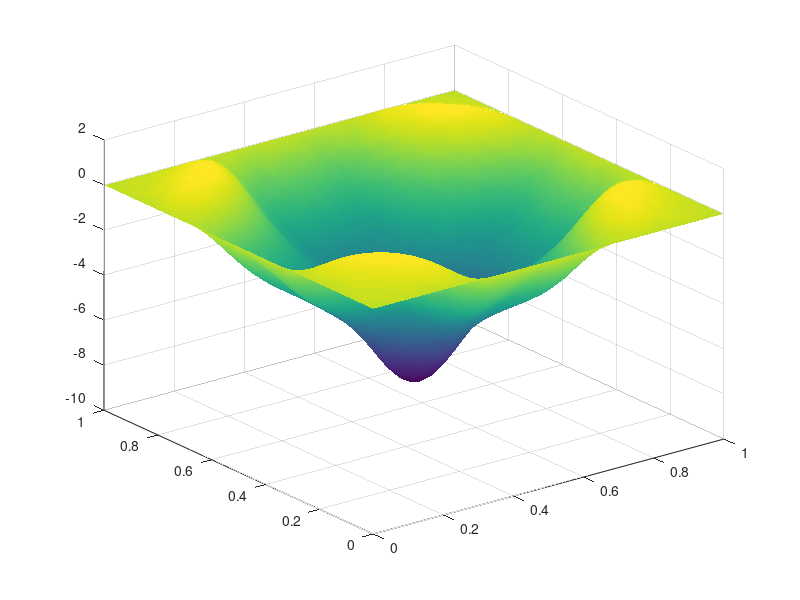

Source code (MATLAB): (Note: this script raises an error after producing the figure.)
% ============================================================
% 2D Wave Equation using Explicit Finite Difference Method
%
% Governing Equation:
%
% ∂²u/∂t² = c²(∂²u/∂x² + ∂²u/∂y²)
%
% Numerical Method:
% Explicit Finite Difference Method
%
% Author : Muhammed Nasid K T
% ============================================================

clear;
clc;
close all;

% Parameters

Nx = 51;
Ny = 51;

Lx = 1;
Ly = 1;

dx = Lx/(Nx-1);
dy = Ly/(Ny-1);

dt = 0.005;

c = 1;

r = (c*dt/dx)^2;

Nt = 200;

[x,y] = meshgrid(linspace(0,Lx,Nx),linspace(0,Ly,Ny));

% Initial Conditions

u_old = zeros(Ny,Nx);

u = exp(-100*((x-0.5).^2+(y-0.5).^2));

% Time Marching

for n = 1:Nt

    u_new = u;

    for i = 2:Ny-1
        for j = 2:Nx-1

            u_new(i,j) = ...
                2*u(i,j)-u_old(i,j)+ ...
                r*( ...
                u(i+1,j)+u(i-1,j)+ ...
                u(i,j+1)+u(i,j-1)- ...
                4*u(i,j));

        end
    end

    u_new(1,:) = 0;
    u_new(end,:) = 0;
    u_new(:,1) = 0;
    u_new(:,end) = 0;

    u_old = u;
    u = u_new;

end

% Surface Plot

figure

surf(x,y,u)

shading interp

colormap(parula)

colorbar

xlabel('x')

ylabel('y')

zlabel('Amplitude')

title('2D Wave Equation using FDM')

view(135,30)

% Contour Plot

figure

contourf(x,y,u,20)

colorbar

xlabel('x')

ylabel('y')

title('Contour Plot of 2D Wave Equation')
